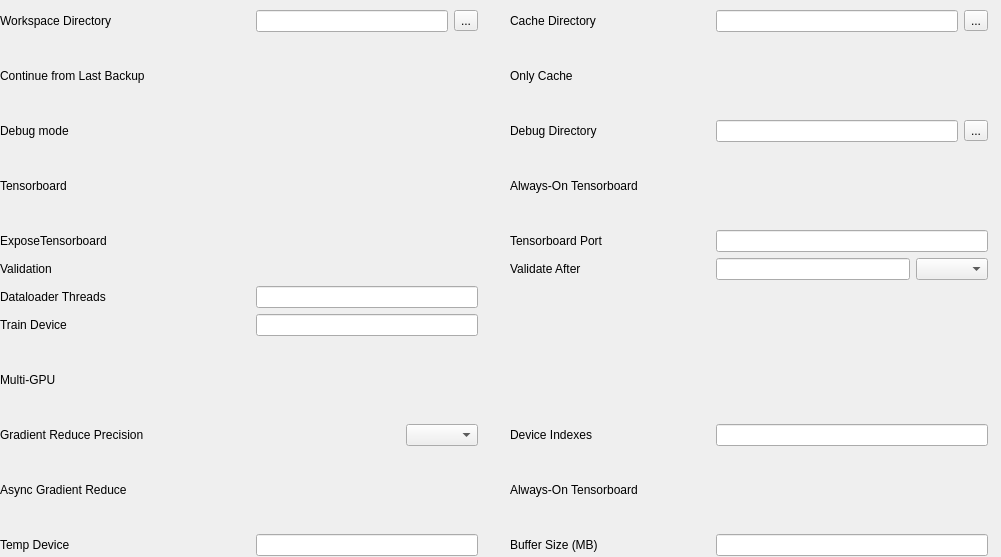
<?xml version="1.0" encoding="UTF-8"?>
<ui version="4.0">
 <class>Form</class>
 <widget class="QWidget" name="Form">
  <property name="geometry">
   <rect>
    <x>0</x>
    <y>0</y>
    <width>1001</width>
    <height>557</height>
   </rect>
  </property>
  <property name="minimumSize">
   <size>
    <width>250</width>
    <height>0</height>
   </size>
  </property>
  <property name="windowTitle">
   <string>Form</string>
  </property>
  <property name="toolTip">
   <string/>
  </property>
  <widget class="QWidget" name="">
   <property name="geometry">
    <rect>
     <x>0</x>
     <y>10</y>
     <width>988</width>
     <height>546</height>
    </rect>
   </property>
   <layout class="QGridLayout" name="gridLayout">
    <item row="6" column="0">
     <layout class="QHBoxLayout" name="horizontalLayout_8">
      <item>
       <widget class="QLabel" name="DataloaderThreadsLabel">
        <property name="sizePolicy">
         <sizepolicy hsizetype="MinimumExpanding" vsizetype="Preferred">
          <horstretch>0</horstretch>
          <verstretch>0</verstretch>
         </sizepolicy>
        </property>
        <property name="minimumSize">
         <size>
          <width>250</width>
          <height>0</height>
         </size>
        </property>
        <property name="toolTip">
         <string>Number of threads used for the
data loader. Increase if your
GPU has room during caching,
decrease if it's going out of 
memory during caching.</string>
        </property>
        <property name="text">
         <string>Dataloader Threads</string>
        </property>
       </widget>
      </item>
      <item>
       <widget class="QLineEdit" name="DataloaderThreads"/>
      </item>
     </layout>
    </item>
    <item row="5" column="2">
     <layout class="QHBoxLayout" name="horizontalLayout_21">
      <item>
       <widget class="QLabel" name="ValiidateAfterLabel">
        <property name="minimumSize">
         <size>
          <width>200</width>
          <height>0</height>
         </size>
        </property>
        <property name="text">
         <string>Validate After</string>
        </property>
       </widget>
      </item>
      <item>
       <widget class="QLineEdit" name="ValidateAfterNumber"/>
      </item>
      <item>
       <widget class="QComboBox" name="ValidateAfterCombo"/>
      </item>
     </layout>
    </item>
    <item row="5" column="0">
     <layout class="QHBoxLayout" name="horizontalLayout_9">
      <item>
       <widget class="QLabel" name="ValidationLabel">
        <property name="sizePolicy">
         <sizepolicy hsizetype="MinimumExpanding" vsizetype="Preferred">
          <horstretch>0</horstretch>
          <verstretch>0</verstretch>
         </sizepolicy>
        </property>
        <property name="minimumSize">
         <size>
          <width>250</width>
          <height>0</height>
         </size>
        </property>
        <property name="toolTip">
         <string>Enable validation steps and add
new graph in tensorboard</string>
        </property>
        <property name="text">
         <string>Validation</string>
        </property>
       </widget>
      </item>
      <item>
       <widget class="PlCheckBox" name="DebugMode_3">
        <property name="toolTip">
         <string>Custom checkbox with styling</string>
        </property>
       </widget>
      </item>
     </layout>
    </item>
    <item row="2" column="2">
     <layout class="QHBoxLayout" name="horizontalLayout_14">
      <item>
       <widget class="QLabel" name="DebugDirectoryLabel">
        <property name="minimumSize">
         <size>
          <width>200</width>
          <height>0</height>
         </size>
        </property>
        <property name="text">
         <string>Debug Directory</string>
        </property>
       </widget>
      </item>
      <item>
       <widget class="QLineEdit" name="DebugDirectory"/>
      </item>
      <item>
       <widget class="QToolButton" name="DebugDirectoryToolButton">
        <property name="text">
         <string>...</string>
        </property>
       </widget>
      </item>
     </layout>
    </item>
    <item row="3" column="2">
     <layout class="QHBoxLayout" name="horizontalLayout_16">
      <item>
       <widget class="QLabel" name="AlwaysOnTensorboardLabel">
        <property name="minimumSize">
         <size>
          <width>250</width>
          <height>0</height>
         </size>
        </property>
        <property name="text">
         <string>Always-On Tensorboard</string>
        </property>
       </widget>
      </item>
      <item>
       <widget class="PlCheckBox" name="AlwaysOnTensorboard">
        <property name="toolTip">
         <string>Custom checkbox with styling</string>
        </property>
       </widget>
      </item>
     </layout>
    </item>
    <item row="8" column="0">
     <layout class="QHBoxLayout" name="horizontalLayout_6">
      <item>
       <widget class="QLabel" name="MultiGpuLabel">
        <property name="sizePolicy">
         <sizepolicy hsizetype="MinimumExpanding" vsizetype="Preferred">
          <horstretch>0</horstretch>
          <verstretch>0</verstretch>
         </sizepolicy>
        </property>
        <property name="minimumSize">
         <size>
          <width>250</width>
          <height>0</height>
         </size>
        </property>
        <property name="toolTip">
         <string>Enable multi-GPU training</string>
        </property>
        <property name="text">
         <string>Multi-GPU</string>
        </property>
       </widget>
      </item>
      <item>
       <widget class="PlCheckBox" name="MultiGpu">
        <property name="toolTip">
         <string>Custom checkbox with styling</string>
        </property>
       </widget>
      </item>
     </layout>
    </item>
    <item row="1" column="2">
     <layout class="QHBoxLayout" name="horizontalLayout_15">
      <item>
       <widget class="QLabel" name="OnlyCacheLabel">
        <property name="minimumSize">
         <size>
          <width>200</width>
          <height>0</height>
         </size>
        </property>
        <property name="text">
         <string>Only Cache</string>
        </property>
       </widget>
      </item>
      <item>
       <widget class="PlCheckBox" name="OnlyCache">
        <property name="toolTip">
         <string>Custom checkbox with styling</string>
        </property>
       </widget>
      </item>
     </layout>
    </item>
    <item row="0" column="1">
     <widget class="QLabel" name="Spacer">
      <property name="minimumSize">
       <size>
        <width>20</width>
        <height>0</height>
       </size>
      </property>
      <property name="text">
       <string/>
      </property>
     </widget>
    </item>
    <item row="10" column="0">
     <layout class="QHBoxLayout" name="horizontalLayout_4">
      <item>
       <widget class="QLabel" name="AsyncGradientReduceLabel">
        <property name="sizePolicy">
         <sizepolicy hsizetype="MinimumExpanding" vsizetype="Preferred">
          <horstretch>0</horstretch>
          <verstretch>0</verstretch>
         </sizepolicy>
        </property>
        <property name="minimumSize">
         <size>
          <width>250</width>
          <height>0</height>
         </size>
        </property>
        <property name="toolTip">
         <string>Multi-GPU: Asynchroniously
start the gradient reduce
operations during the
backward pass. Can be more
efficient, but requires some
VRAM.</string>
        </property>
        <property name="text">
         <string>Async Gradient Reduce</string>
        </property>
       </widget>
      </item>
      <item>
       <widget class="PlCheckBox" name="AsyncGradientReduce">
        <property name="toolTip">
         <string>Custom checkbox with styling</string>
        </property>
       </widget>
      </item>
     </layout>
    </item>
    <item row="4" column="2">
     <layout class="QHBoxLayout" name="horizontalLayout_18">
      <item>
       <widget class="QLabel" name="TensorboardPortLabel">
        <property name="minimumSize">
         <size>
          <width>200</width>
          <height>0</height>
         </size>
        </property>
        <property name="text">
         <string>Tensorboard Port</string>
        </property>
       </widget>
      </item>
      <item>
       <widget class="QLineEdit" name="TensorboardPort"/>
      </item>
     </layout>
    </item>
    <item row="3" column="0">
     <layout class="QHBoxLayout" name="horizontalLayout_11">
      <item>
       <widget class="QLabel" name="TensorboardLabel">
        <property name="sizePolicy">
         <sizepolicy hsizetype="MinimumExpanding" vsizetype="Preferred">
          <horstretch>0</horstretch>
          <verstretch>0</verstretch>
         </sizepolicy>
        </property>
        <property name="minimumSize">
         <size>
          <width>250</width>
          <height>0</height>
         </size>
        </property>
        <property name="toolTip">
         <string>Starts the Tensorboard Web UI
during training</string>
        </property>
        <property name="text">
         <string>Tensorboard</string>
        </property>
       </widget>
      </item>
      <item>
       <widget class="PlCheckBox" name="Tensorboard">
        <property name="toolTip">
         <string>Custom checkbox with styling</string>
        </property>
       </widget>
      </item>
     </layout>
    </item>
    <item row="7" column="0">
     <layout class="QHBoxLayout" name="horizontalLayout_7">
      <item>
       <widget class="QLabel" name="TrainDeviceLabel">
        <property name="sizePolicy">
         <sizepolicy hsizetype="MinimumExpanding" vsizetype="Preferred">
          <horstretch>0</horstretch>
          <verstretch>0</verstretch>
         </sizepolicy>
        </property>
        <property name="minimumSize">
         <size>
          <width>250</width>
          <height>0</height>
         </size>
        </property>
        <property name="toolTip">
         <string>The device used for training.
Can be &quot;cuda&quot;, &quot;cuda:0&quot;,
&quot;cuda:1&quot;, etc. Default &quot;cuda&quot;.
Must be &quot;cuda&quot; for mult-GPU
training.</string>
        </property>
        <property name="text">
         <string>Train Device</string>
        </property>
       </widget>
      </item>
      <item>
       <widget class="QLineEdit" name="TrainDevice"/>
      </item>
     </layout>
    </item>
    <item row="0" column="2">
     <layout class="QHBoxLayout" name="horizontalLayout_13">
      <item>
       <widget class="QLabel" name="CacheDirectoryLabel">
        <property name="minimumSize">
         <size>
          <width>200</width>
          <height>0</height>
         </size>
        </property>
        <property name="text">
         <string>Cache Directory</string>
        </property>
       </widget>
      </item>
      <item>
       <widget class="QLineEdit" name="CacheDirectory"/>
      </item>
      <item>
       <widget class="QToolButton" name="CacheDirectoryToolButton">
        <property name="text">
         <string>...</string>
        </property>
       </widget>
      </item>
     </layout>
    </item>
    <item row="11" column="2">
     <layout class="QHBoxLayout" name="horizontalLayout_20">
      <item>
       <widget class="QLabel" name="BufferSizeLabel">
        <property name="minimumSize">
         <size>
          <width>200</width>
          <height>0</height>
         </size>
        </property>
        <property name="text">
         <string>Buffer Size (MB)</string>
        </property>
       </widget>
      </item>
      <item>
       <widget class="QLineEdit" name="BufferSize"/>
      </item>
     </layout>
    </item>
    <item row="1" column="0">
     <layout class="QHBoxLayout" name="horizontalLayout_2">
      <item>
       <widget class="QLabel" name="ContinueFromBackupLabel">
        <property name="sizePolicy">
         <sizepolicy hsizetype="MinimumExpanding" vsizetype="Preferred">
          <horstretch>0</horstretch>
          <verstretch>0</verstretch>
         </sizepolicy>
        </property>
        <property name="minimumSize">
         <size>
          <width>250</width>
          <height>0</height>
         </size>
        </property>
        <property name="toolTip">
         <string>Automatically continues training from the last backup saved in &lt;workspace&gt;/backup</string>
        </property>
        <property name="text">
         <string>Continue from Last Backup</string>
        </property>
       </widget>
      </item>
      <item>
       <widget class="PlCheckBox" name="ContinueFromLastBackup">
        <property name="toolTip">
         <string>Custom checkbox with styling</string>
        </property>
       </widget>
      </item>
     </layout>
    </item>
    <item row="10" column="2">
     <layout class="QHBoxLayout" name="horizontalLayout_17">
      <item>
       <widget class="QLabel" name="FusedGradientReduceLabel">
        <property name="minimumSize">
         <size>
          <width>200</width>
          <height>0</height>
         </size>
        </property>
        <property name="text">
         <string>Always-On Tensorboard</string>
        </property>
       </widget>
      </item>
      <item>
       <widget class="PlCheckBox" name="FusedGradientReduce">
        <property name="toolTip">
         <string>Custom checkbox with styling</string>
        </property>
       </widget>
      </item>
     </layout>
    </item>
    <item row="4" column="0">
     <layout class="QHBoxLayout" name="horizontalLayout_10">
      <item>
       <widget class="QLabel" name="ExposeTensorboardLabel">
        <property name="sizePolicy">
         <sizepolicy hsizetype="MinimumExpanding" vsizetype="Preferred">
          <horstretch>0</horstretch>
          <verstretch>0</verstretch>
         </sizepolicy>
        </property>
        <property name="minimumSize">
         <size>
          <width>250</width>
          <height>0</height>
         </size>
        </property>
        <property name="toolTip">
         <string>Exposes Tensorboard Web UI
to all network interfaces
(makes it acessible from the
network)</string>
        </property>
        <property name="text">
         <string>ExposeTensorboard</string>
        </property>
       </widget>
      </item>
      <item>
       <widget class="PlCheckBox" name="ExposeTensorboard">
        <property name="toolTip">
         <string>Custom checkbox with styling</string>
        </property>
       </widget>
      </item>
     </layout>
    </item>
    <item row="9" column="0">
     <layout class="QHBoxLayout" name="horizontalLayout_5">
      <item>
       <widget class="QLabel" name="GradientReducePrecisionLabel">
        <property name="sizePolicy">
         <sizepolicy hsizetype="MinimumExpanding" vsizetype="Preferred">
          <horstretch>0</horstretch>
          <verstretch>0</verstretch>
         </sizepolicy>
        </property>
        <property name="minimumSize">
         <size>
          <width>250</width>
          <height>0</height>
         </size>
        </property>
        <property name="toolTip">
         <string>WEIGHT_DTYPE: Reduce gradients between GPUs in your
weight data type; can be imprecise, but more efficient than
float32
WEIGHT_DTYPE_STOCHASTIC: Sum up the gradients in your
weight data type, but average them in float32 and
stochastically round if your weight data type is bfloat16
FLOAT_32: Reduce gradients in float32
FLOAT_32_STOCHASTIC: Reduce gradients in float32; use
stochastic rounding to bfloat16 if your weight data type is
bfloat16</string>
        </property>
        <property name="text">
         <string>Gradient Reduce Precision</string>
        </property>
       </widget>
      </item>
      <item>
       <widget class="QComboBox" name="GradientReducePrecision"/>
      </item>
     </layout>
    </item>
    <item row="2" column="0">
     <layout class="QHBoxLayout" name="horizontalLayout_12">
      <item>
       <widget class="QLabel" name="DebugModeLabel">
        <property name="sizePolicy">
         <sizepolicy hsizetype="MinimumExpanding" vsizetype="Preferred">
          <horstretch>0</horstretch>
          <verstretch>0</verstretch>
         </sizepolicy>
        </property>
        <property name="minimumSize">
         <size>
          <width>250</width>
          <height>0</height>
         </size>
        </property>
        <property name="toolTip">
         <string>Save debug information during
the training into the debug
directory</string>
        </property>
        <property name="text">
         <string>Debug mode</string>
        </property>
       </widget>
      </item>
      <item>
       <widget class="PlCheckBox" name="DebugMode">
        <property name="toolTip">
         <string>Custom checkbox with styling</string>
        </property>
       </widget>
      </item>
     </layout>
    </item>
    <item row="11" column="0">
     <layout class="QHBoxLayout" name="horizontalLayout_3">
      <item>
       <widget class="QLabel" name="TempDeviceLabel">
        <property name="sizePolicy">
         <sizepolicy hsizetype="MinimumExpanding" vsizetype="Preferred">
          <horstretch>0</horstretch>
          <verstretch>0</verstretch>
         </sizepolicy>
        </property>
        <property name="minimumSize">
         <size>
          <width>250</width>
          <height>0</height>
         </size>
        </property>
        <property name="toolTip">
         <string>he device used to temporarily
offload models while they are
not used. Default: &quot;cpu&quot;</string>
        </property>
        <property name="text">
         <string>Temp Device</string>
        </property>
       </widget>
      </item>
      <item>
       <widget class="QLineEdit" name="TempDevice"/>
      </item>
     </layout>
    </item>
    <item row="8" column="2">
     <widget class="QLabel" name="Spacer_2">
      <property name="minimumSize">
       <size>
        <width>20</width>
        <height>0</height>
       </size>
      </property>
      <property name="text">
       <string/>
      </property>
     </widget>
    </item>
    <item row="0" column="0">
     <layout class="QHBoxLayout" name="horizontalLayout">
      <item>
       <widget class="QLabel" name="WorkspaceDirectoryLabel">
        <property name="sizePolicy">
         <sizepolicy hsizetype="MinimumExpanding" vsizetype="Preferred">
          <horstretch>0</horstretch>
          <verstretch>0</verstretch>
         </sizepolicy>
        </property>
        <property name="minimumSize">
         <size>
          <width>250</width>
          <height>0</height>
         </size>
        </property>
        <property name="toolTip">
         <string>The directory where all files of
this training run are saved</string>
        </property>
        <property name="text">
         <string>Workspace Directory</string>
        </property>
       </widget>
      </item>
      <item>
       <widget class="QLineEdit" name="WorkspaceDirectory">
        <property name="toolTip">
         <string/>
        </property>
       </widget>
      </item>
      <item>
       <widget class="QToolButton" name="WorkspacDirectoryToolButton">
        <property name="text">
         <string>...</string>
        </property>
       </widget>
      </item>
     </layout>
    </item>
    <item row="9" column="2">
     <layout class="QHBoxLayout" name="horizontalLayout_19">
      <item>
       <widget class="QLabel" name="DeviceIndexesLabel">
        <property name="minimumSize">
         <size>
          <width>200</width>
          <height>0</height>
         </size>
        </property>
        <property name="text">
         <string>Device Indexes</string>
        </property>
       </widget>
      </item>
      <item>
       <widget class="QLineEdit" name="TensorboardPort_2"/>
      </item>
     </layout>
    </item>
   </layout>
  </widget>
 </widget>
 <customwidgets>
  <customwidget>
   <class>PlCheckBox</class>
   <extends>QWidget</extends>
   <header>plwidgets.PlWidgets</header>
  </customwidget>
 </customwidgets>
 <resources/>
 <connections/>
</ui>
